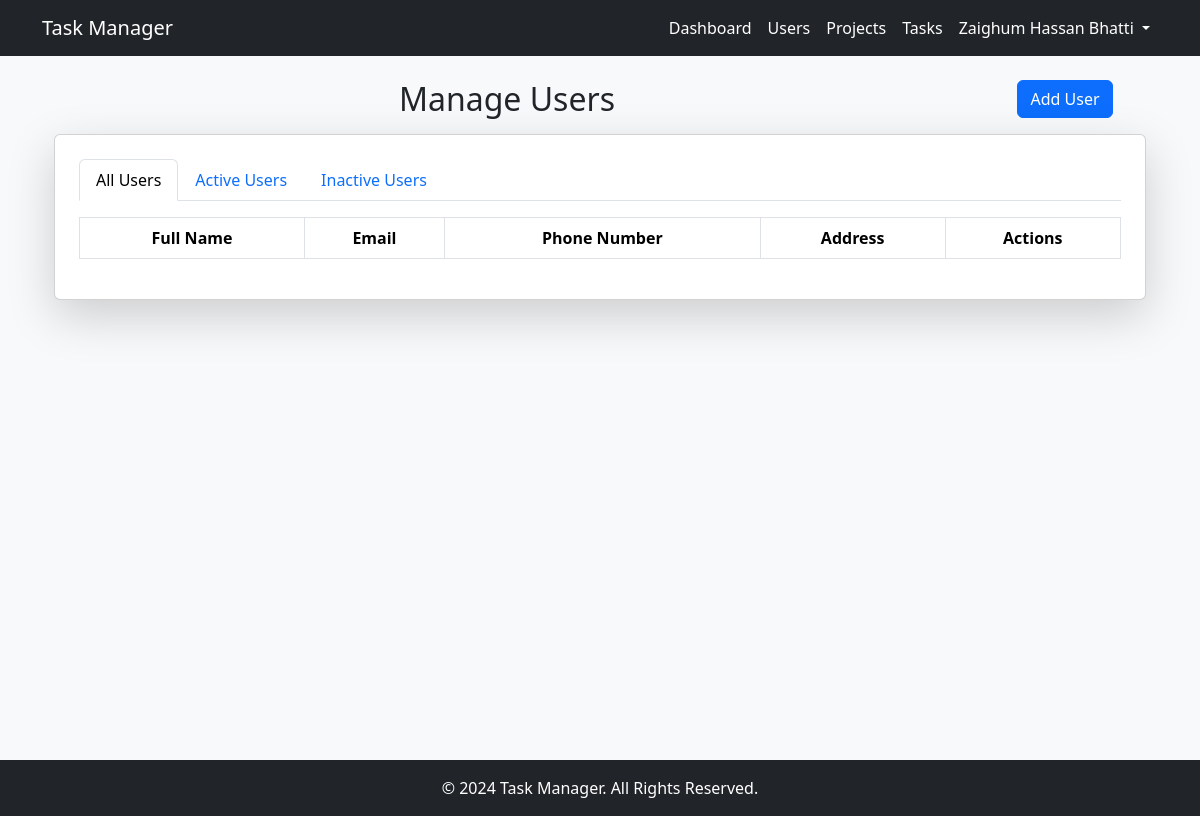
The app's page /manage-users/ (signed in), older data.
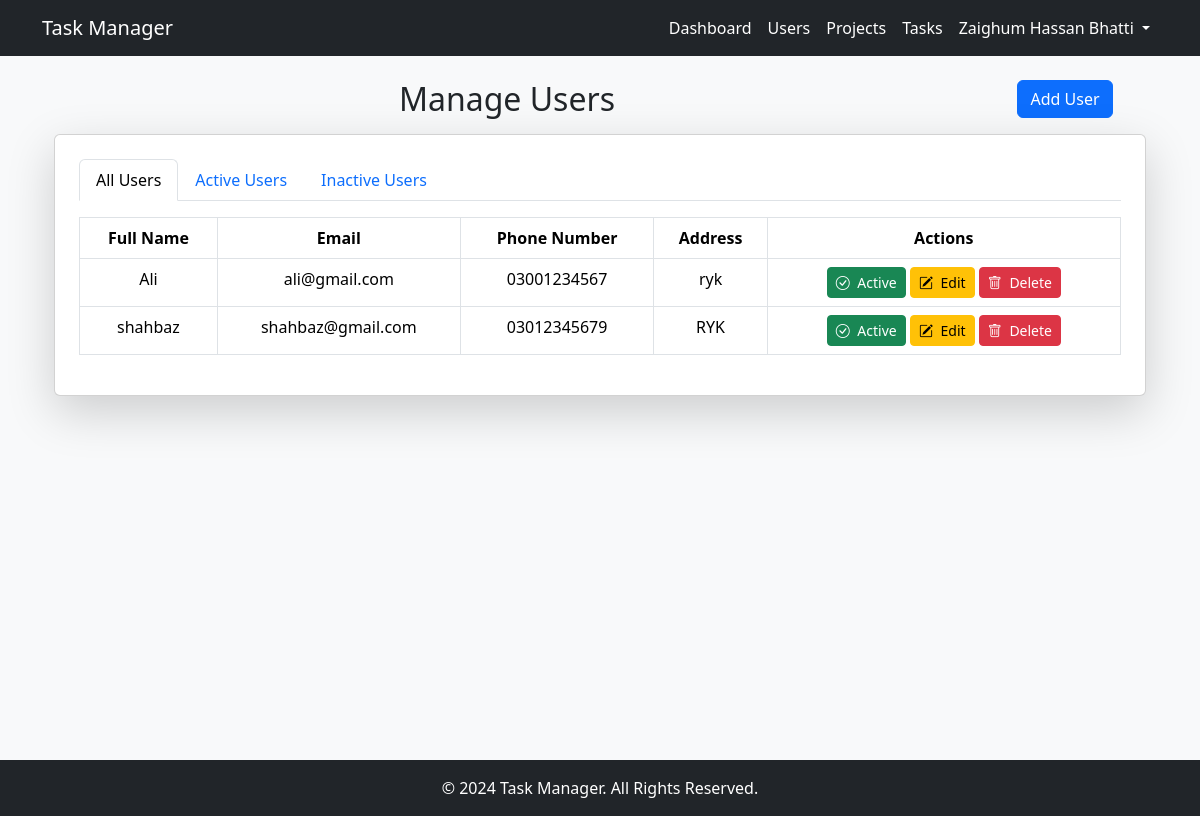
The same page, newer data.
### core/models/user.py (models this page shows, shortened)
class User(AbstractBaseUser, PermissionsMixin):
    id = models.AutoField(primary_key=True)
    fullname = models.CharField(max_length=255)
    phonenumber = models.CharField(max_length=15, unique=True)
    address = models.TextField(blank=True, null=True)
    email = models.EmailField(unique=True)
    password = models.CharField(max_length=255)
    is_active = models.BooleanField(default=True)
    is_superuser = models.BooleanField(default=False)
    objects = UserManager()
    USERNAME_FIELD = "email"
    REQUIRED_FIELDS = ["fullname", "phonenumber", "password"]

### core/views/user_views.py (the view)
# urls.py: path('manage-users/', manage_users, name='manage_users'),
@login_required
def manage_users(request):
    if not request.user.is_superuser:
        return JsonResponse({'error': 'Unauthorized'}, status=403)
    users = User.objects.filter(is_superuser=False)
    return render(request, 'core/manage_users.html', {'users': users})

### core/templates/core/manage_users.html (shortened to what this page needs)
{% extends "core/base.html" %}
{% block content %}
<div class="container" style="min-height: 85vh;">
    <div class="col-12 text-center">
        <div class="row">
            <div class="col-10">
                <h2>Manage Users</h2>
            </div>
            <div class="col-2">
                <button class="btn btn-primary mb-3" id="openAddModal" data-bs-toggle="modal" data-bs-target="#userModal">Add User</button>
            </div>
        </div>
        <div class="card shadow-lg p-4" style="width: 100%;">
            <ul class="nav nav-tabs mb-3" id="userTabs">
                <li class="nav-item">
                    <a class="nav-link active" data-filter="all" href="#">All Users</a>
                </li>
                <li class="nav-item">
                    <a class="nav-link" data-filter="active" href="#">Active Users</a>
                </li>
                <li class="nav-item">
                    <a class="nav-link" data-filter="inactive" href="#">Inactive Users</a>
                </li>
            </ul>
            <div class="table-responsive">
                <table id="example" class="table table-bordered table-responsive-md">
                    <thead>
                        <tr>
                            <th>Full Name</th>
                            <th>Email</th>
                            <th>Phone Number</th>
                            <th>Address</th>
                            <th>Actions</th>
                        </tr>
                    </thead>
                    <tbody>
                        {% for user in users %}
                        <tr class="user-row" data-status="{% if user.is_active %}active{% else %}inactive{% endif %}">
                            <td>{{ user.fullname }}</td>
                            <td>{{ user.email }}</td>
                            <td>{{ user.phonenumber }}</td>
                            <td>{{ user.address }}</td>
                            <td>
                                <button class="btn status-btn btn-sm {% if user.is_active %}btn-success{% else %}btn-secondary{% endif %}"
                                    data-id="{{ user.id }}"
                                    data-status="{% if user.is_active %}active{% else %}inactive{% endif %}">
                                    <i class="bi {% if user.is_active %}bi-check-circle{% else %}bi-x-circle{% endif %} me-1"></i>
                                    <span>{% if user.is_active %}Active{% else %}Inactive{% endif %}</span>
                                </button>
                                <button class="btn btn-warning btn-sm edit-btn"
                                    data-id="{{ user.id }}"
                                    data-fullname="{{ user.fullname }}"
                                    data-email="{{ user.email }}"
                                    data-phonenumber="{{ user.phonenumber }}"
                                    data-address="{{ user.address }}"
                                    data-bs-toggle="modal"
                                    data-bs-target="#userModal">
                                    <i class="bi bi-pencil-square me-1"></i> Edit
                                </button>
                                <button class="btn btn-danger btn-sm delete-btn" data-id="{{ user.id }}"><i class="bi bi-trash me-1"></i> Delete</button>
                            </td>
                        </tr>
                        {% endfor %}
                    </tbody>
                </table>
            </div>
        </div>
    </div>
</div>
{% endblock %}

Row changes from the older to the newer data that the page shows:
added User: fullname "Ali", email "ali@gmail.com", phonenumber "03001234567", address "ryk", is_active True (drawn)
added User: fullname "shahbaz", email "shahbaz@gmail.com", phonenumber "03012345679", address "RYK", is_active True (drawn)
